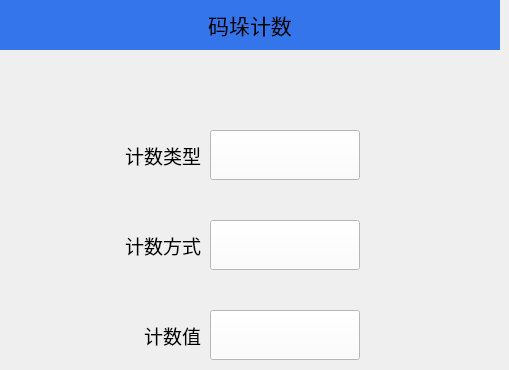
   <widget class="QWidget" name="page_29">
    <widget class="QLabel" name="label_92">
     <property name="geometry">
      <rect>
       <x>90</x>
       <y>130</y>
       <width>111</width>
       <height>51</height>
      </rect>
     </property>
     <property name="font">
      <font>
       <pointsize>14</pointsize>
      </font>
     </property>
     <property name="text">
      <string>计数类型</string>
     </property>
     <property name="alignment">
      <set>Qt::AlignRight|Qt::AlignTrailing|Qt::AlignVCenter</set>
     </property>
    </widget>
    <widget class="QLabel" name="label_10">
     <property name="geometry">
      <rect>
       <x>0</x>
       <y>0</y>
       <width>500</width>
       <height>50</height>
      </rect>
     </property>
     <property name="minimumSize">
      <size>
       <width>500</width>
       <height>50</height>
      </size>
     </property>
     <property name="maximumSize">
      <size>
       <width>500</width>
       <height>50</height>
      </size>
     </property>
     <property name="font">
      <font>
       <pointsize>16</pointsize>
      </font>
     </property>
     <property name="styleSheet">
      <string notr="true">QLabel{background-color:#3475EB;}</string>
     </property>
     <property name="text">
      <string>码垛计数</string>
     </property>
     <property name="alignment">
      <set>Qt::AlignCenter</set>
     </property>
    </widget>
    <widget class="QPushButton" name="Btn_stackCntMode_formula">
     <property name="geometry">
      <rect>
       <x>210</x>
       <y>220</y>
       <width>150</width>
       <height>50</height>
      </rect>
     </property>
     <property name="minimumSize">
      <size>
       <width>150</width>
       <height>50</height>
      </size>
     </property>
     <property name="maximumSize">
      <size>
       <width>150</width>
       <height>50</height>
      </size>
     </property>
     <property name="font">
      <font>
       <pointsize>14</pointsize>
      </font>
     </property>
     <property name="styleSheet">
      <string notr="true">background-color:white;</string>
     </property>
     <property name="text">
      <string/>
     </property>
    </widget>
    <widget class="QLabel" name="label_93">
     <property name="geometry">
      <rect>
       <x>100</x>
       <y>310</y>
       <width>101</width>
       <height>51</height>
      </rect>
     </property>
     <property name="font">
      <font>
       <pointsize>14</pointsize>
      </font>
     </property>
     <property name="text">
      <string>计数值</string>
     </property>
     <property name="alignment">
      <set>Qt::AlignRight|Qt::AlignTrailing|Qt::AlignVCenter</set>
     </property>
    </widget>
    <widget class="QLabel" name="label_94">
     <property name="geometry">
      <rect>
       <x>90</x>
       <y>220</y>
       <width>111</width>
       <height>51</height>
      </rect>
     </property>
     <property name="font">
      <font>
       <pointsize>14</pointsize>
      </font>
     </property>
     <property name="text">
      <string>计数方式</string>
     </property>
     <property name="alignment">
      <set>Qt::AlignRight|Qt::AlignTrailing|Qt::AlignVCenter</set>
     </property>
    </widget>
    <widget class="QPushButton" name="Btn_stackCntType_formula">
     <property name="geometry">
      <rect>
       <x>210</x>
       <y>130</y>
       <width>150</width>
       <height>50</height>
      </rect>
     </property>
     <property name="minimumSize">
      <size>
       <width>150</width>
       <height>50</height>
      </size>
     </property>
     <property name="maximumSize">
      <size>
       <width>150</width>
       <height>50</height>
      </size>
     </property>
     <property name="font">
      <font>
       <pointsize>14</pointsize>
      </font>
     </property>
     <property name="styleSheet">
      <string notr="true">background-color:white;</string>
     </property>
     <property name="text">
      <string/>
     </property>
    </widget>
    <widget class="QPushButton" name="Btn_stackCntValue_formula">
     <property name="geometry">
      <rect>
       <x>210</x>
       <y>310</y>
       <width>150</width>
       <height>50</height>
      </rect>
     </property>
     <property name="minimumSize">
      <size>
       <width>150</width>
       <height>50</height>
      </size>
     </property>
     <property name="maximumSize">
      <size>
       <width>150</width>
       <height>50</height>
      </size>
     </property>
     <property name="font">
      <font>
       <pointsize>14</pointsize>
      </font>
     </property>
     <property name="styleSheet">
      <string notr="true">background-color:white;</string>
     </property>
     <property name="text">
      <string/>
     </property>
    </widget>
   </widget>
